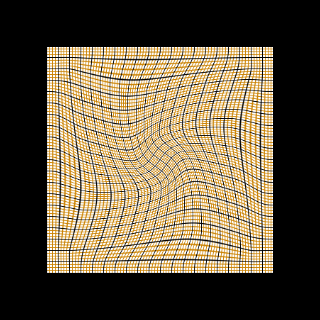

The Python source for this figure:
#!/usr/bin/env python

# Test B-spline image warping with graph paper grid and thin plate spline transform.

# Factory overrides
import vtkmodules.vtkInteractionStyle  # noqa: F401
import vtkmodules.vtkRenderingFreeType  # noqa: F401
import vtkmodules.vtkRenderingOpenGL2  # noqa: F401

from vtkmodules.vtkCommonCore import (
    vtkLookupTable,
    vtkPoints,
)
from vtkmodules.vtkCommonTransforms import vtkThinPlateSplineTransform
from vtkmodules.vtkFiltersHybrid import (
    vtkBSplineTransform,
    vtkTransformToGrid,
)
from vtkmodules.vtkImagingCore import (
    vtkImageBSplineCoefficients,
    vtkImageBSplineInterpolator,
    vtkImageBlend,
    vtkImageMapToColors,
    vtkImageReslice,
)
from vtkmodules.vtkImagingSources import vtkImageGridSource
from vtkmodules.vtkInteractionStyle import vtkInteractorStyleImage
from vtkmodules.vtkRenderingCore import (
    vtkImageActor,
    vtkRenderWindow,
    vtkRenderWindowInteractor,
    vtkRenderer,
)

# Create grid images for graph paper effect
image_grid_1 = vtkImageGridSource()
image_grid_1.SetGridSpacing(4, 4, 0)
image_grid_1.SetGridOrigin(0, 0, 0)
image_grid_1.SetDataExtent(0, 255, 0, 255, 0, 0)
image_grid_1.SetDataScalarTypeToUnsignedChar()

image_grid_2 = vtkImageGridSource()
image_grid_2.SetGridSpacing(16, 16, 0)
image_grid_2.SetGridOrigin(0, 0, 0)
image_grid_2.SetDataExtent(0, 255, 0, 255, 0, 0)
image_grid_2.SetDataScalarTypeToUnsignedChar()

# Lookup tables for coloring
table_1 = vtkLookupTable()
table_1.SetTableRange(0, 1)
table_1.SetValueRange(1.0, 0.7)
table_1.SetSaturationRange(0.0, 1.0)
table_1.SetHueRange(0.12, 0.12)
table_1.SetAlphaRange(1.0, 1.0)
table_1.Build()

table_2 = vtkLookupTable()
table_2.SetTableRange(0, 1)
table_2.SetValueRange(1.0, 0.0)
table_2.SetSaturationRange(0.0, 0.0)
table_2.SetHueRange(0.0, 0.0)
table_2.SetAlphaRange(0.0, 1.0)
table_2.Build()

# Map grids to colors
map_1 = vtkImageMapToColors()
map_1.SetInputConnection(image_grid_1.GetOutputPort())
map_1.SetLookupTable(table_1)

map_2 = vtkImageMapToColors()
map_2.SetInputConnection(image_grid_2.GetOutputPort())
map_2.SetLookupTable(table_2)

# Blend the two grid images
blend = vtkImageBlend()
blend.AddInputConnection(map_1.GetOutputPort())
blend.AddInputConnection(map_2.GetOutputPort())

# Create thin plate spline transform
source_points = vtkPoints()
source_points.SetNumberOfPoints(8)
source_points.SetPoint(0, 0, 0, 0)
source_points.SetPoint(1, 0, 255, 0)
source_points.SetPoint(2, 255, 0, 0)
source_points.SetPoint(3, 255, 255, 0)
source_points.SetPoint(4, 96, 96, 0)
source_points.SetPoint(5, 96, 159, 0)
source_points.SetPoint(6, 159, 159, 0)
source_points.SetPoint(7, 159, 96, 0)

target_points = vtkPoints()
target_points.SetNumberOfPoints(8)
target_points.SetPoint(0, 0, 0, 0)
target_points.SetPoint(1, 0, 255, 0)
target_points.SetPoint(2, 255, 0, 0)
target_points.SetPoint(3, 255, 255, 0)
target_points.SetPoint(4, 96, 159, 0)
target_points.SetPoint(5, 159, 159, 0)
target_points.SetPoint(6, 159, 96, 0)
target_points.SetPoint(7, 96, 96, 0)

thin_plate = vtkThinPlateSplineTransform()
thin_plate.SetSourceLandmarks(target_points)
thin_plate.SetTargetLandmarks(source_points)
thin_plate.SetBasisToR2LogR()

# Convert thin plate spline to B-spline grid
transform_to_grid = vtkTransformToGrid()
transform_to_grid.SetInput(thin_plate)
transform_to_grid.SetGridSpacing(16.0, 16.0, 1.0)
transform_to_grid.SetGridOrigin(0.0, 0.0, 0.0)
transform_to_grid.SetGridExtent(0, 16, 0, 16, 0, 0)

grid = vtkImageBSplineCoefficients()
grid.SetInputConnection(transform_to_grid.GetOutputPort())
grid.UpdateWholeExtent()

# Create B-spline transform with half displacement
transform = vtkBSplineTransform()
transform.SetCoefficientData(grid.GetOutput())
transform.SetDisplacementScale(0.5)
transform.SetBorderModeToZero()
transform.Inverse()

# Prefilter for B-spline interpolation
prefilter = vtkImageBSplineCoefficients()
prefilter.SetInputConnection(blend.GetOutputPort())
prefilter.SetBorderModeToRepeat()
prefilter.SetSplineDegree(3)

# B-spline interpolator
bspline_interpolator = vtkImageBSplineInterpolator()
bspline_interpolator.SetSplineDegree(3)

# Reslice with B-spline transform and interpolation
reslice = vtkImageReslice()
reslice.SetInputConnection(prefilter.GetOutputPort())
reslice.SetResliceTransform(transform)
reslice.WrapOn()
reslice.SetInterpolator(bspline_interpolator)
reslice.SetOutputSpacing(1.0, 1.0, 1.0)
reslice.SetOutputOrigin(-32.0, -32.0, 0.0)
reslice.SetOutputExtent(0, 319, 0, 319, 0, 0)

# Display
actor = vtkImageActor()
actor.GetMapper().SetInputConnection(reslice.GetOutputPort())

renderer = vtkRenderer()
renderer.AddViewProp(actor)

render_window = vtkRenderWindow()
render_window.AddRenderer(renderer)
render_window.SetSize(320, 320)
render_window.SetWindowName("b spline warp")

# Scene
renderer.GetActiveCamera().ParallelProjectionOn()
renderer.ResetCamera()

interactor = vtkRenderWindowInteractor()
interactor.SetRenderWindow(render_window)
interactor_style_image = vtkInteractorStyleImage()
interactor.SetInteractorStyle(interactor_style_image)

interactor.Initialize()
interactor.Start()
